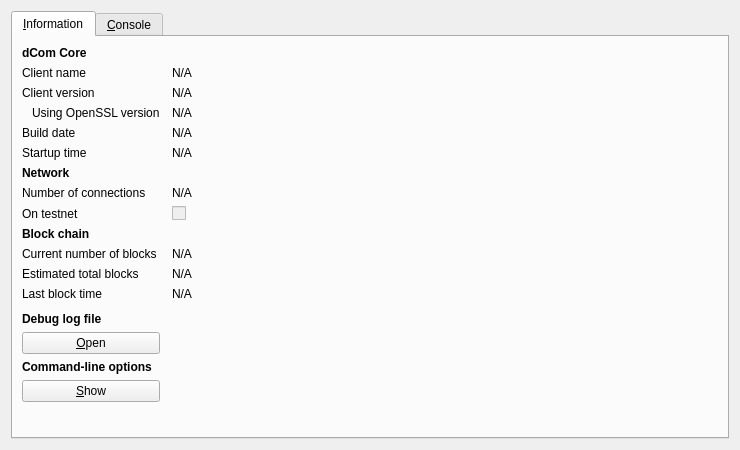
<?xml version="1.0" encoding="UTF-8"?>
<ui version="4.0">
 <class>RPCConsole</class>
 <widget class="QDialog" name="RPCConsole">
  <property name="geometry">
   <rect>
    <x>0</x>
    <y>0</y>
    <width>740</width>
    <height>450</height>
   </rect>
  </property>
  <property name="windowTitle">
   <string>dCom - Debug window</string>
  </property>
  <layout class="QVBoxLayout" name="verticalLayout_2">
   <item>
    <widget class="QTabWidget" name="tabWidget">
     <property name="currentIndex">
      <number>0</number>
     </property>
     <widget class="QWidget" name="tab_info">
      <attribute name="title">
       <string>&amp;Information</string>
      </attribute>
      <layout class="QGridLayout" name="gridLayout" columnstretch="0,1">
       <property name="horizontalSpacing">
        <number>12</number>
       </property>
       <item row="0" column="0">
        <widget class="QLabel" name="label_9">
         <property name="font">
          <font>
           <weight>75</weight>
           <bold>true</bold>
          </font>
         </property>
         <property name="text">
          <string>dCom Core</string>
         </property>
        </widget>
       </item>
       <item row="1" column="0">
        <widget class="QLabel" name="label_5">
         <property name="text">
          <string>Client name</string>
         </property>
        </widget>
       </item>
       <item row="1" column="1">
        <widget class="QLabel" name="clientName">
         <property name="cursor">
          <cursorShape>IBeamCursor</cursorShape>
         </property>
         <property name="text">
          <string>N/A</string>
         </property>
         <property name="textFormat">
          <enum>Qt::PlainText</enum>
         </property>
         <property name="textInteractionFlags">
          <set>Qt::LinksAccessibleByMouse|Qt::TextSelectableByKeyboard|Qt::TextSelectableByMouse</set>
         </property>
        </widget>
       </item>
       <item row="2" column="0">
        <widget class="QLabel" name="label_6">
         <property name="text">
          <string>Client version</string>
         </property>
        </widget>
       </item>
       <item row="2" column="1">
        <widget class="QLabel" name="clientVersion">
         <property name="cursor">
          <cursorShape>IBeamCursor</cursorShape>
         </property>
         <property name="text">
          <string>N/A</string>
         </property>
         <property name="textFormat">
          <enum>Qt::PlainText</enum>
         </property>
         <property name="textInteractionFlags">
          <set>Qt::LinksAccessibleByMouse|Qt::TextSelectableByKeyboard|Qt::TextSelectableByMouse</set>
         </property>
        </widget>
       </item>
       <item row="3" column="0">
        <widget class="QLabel" name="label_14">
         <property name="text">
          <string>Using OpenSSL version</string>
         </property>
         <property name="indent">
          <number>10</number>
         </property>
        </widget>
       </item>
       <item row="3" column="1">
        <widget class="QLabel" name="openSSLVersion">
         <property name="cursor">
          <cursorShape>IBeamCursor</cursorShape>
         </property>
         <property name="text">
          <string>N/A</string>
         </property>
         <property name="textFormat">
          <enum>Qt::PlainText</enum>
         </property>
         <property name="textInteractionFlags">
          <set>Qt::LinksAccessibleByMouse|Qt::TextSelectableByKeyboard|Qt::TextSelectableByMouse</set>
         </property>
        </widget>
       </item>
       <item row="4" column="0">
        <widget class="QLabel" name="label_12">
         <property name="text">
          <string>Build date</string>
         </property>
        </widget>
       </item>
       <item row="4" column="1">
        <widget class="QLabel" name="buildDate">
         <property name="cursor">
          <cursorShape>IBeamCursor</cursorShape>
         </property>
         <property name="text">
          <string>N/A</string>
         </property>
         <property name="textFormat">
          <enum>Qt::PlainText</enum>
         </property>
         <property name="textInteractionFlags">
          <set>Qt::LinksAccessibleByMouse|Qt::TextSelectableByKeyboard|Qt::TextSelectableByMouse</set>
         </property>
        </widget>
       </item>
       <item row="5" column="0">
        <widget class="QLabel" name="label_13">
         <property name="text">
          <string>Startup time</string>
         </property>
        </widget>
       </item>
       <item row="5" column="1">
        <widget class="QLabel" name="startupTime">
         <property name="cursor">
          <cursorShape>IBeamCursor</cursorShape>
         </property>
         <property name="text">
          <string>N/A</string>
         </property>
         <property name="textFormat">
          <enum>Qt::PlainText</enum>
         </property>
         <property name="textInteractionFlags">
          <set>Qt::LinksAccessibleByMouse|Qt::TextSelectableByKeyboard|Qt::TextSelectableByMouse</set>
         </property>
        </widget>
       </item>
       <item row="6" column="0">
        <widget class="QLabel" name="label_11">
         <property name="font">
          <font>
           <weight>75</weight>
           <bold>true</bold>
          </font>
         </property>
         <property name="text">
          <string>Network</string>
         </property>
        </widget>
       </item>
       <item row="7" column="0">
        <widget class="QLabel" name="label_7">
         <property name="text">
          <string>Number of connections</string>
         </property>
        </widget>
       </item>
       <item row="7" column="1">
        <widget class="QLabel" name="numberOfConnections">
         <property name="cursor">
          <cursorShape>IBeamCursor</cursorShape>
         </property>
         <property name="text">
          <string>N/A</string>
         </property>
         <property name="textFormat">
          <enum>Qt::PlainText</enum>
         </property>
         <property name="textInteractionFlags">
          <set>Qt::LinksAccessibleByMouse|Qt::TextSelectableByKeyboard|Qt::TextSelectableByMouse</set>
         </property>
        </widget>
       </item>
       <item row="8" column="0">
        <widget class="QLabel" name="label_8">
         <property name="text">
          <string>On testnet</string>
         </property>
        </widget>
       </item>
       <item row="8" column="1">
        <widget class="QCheckBox" name="isTestNet">
         <property name="enabled">
          <bool>false</bool>
         </property>
         <property name="text">
          <string/>
         </property>
        </widget>
       </item>
       <item row="9" column="0">
        <widget class="QLabel" name="label_10">
         <property name="font">
          <font>
           <weight>75</weight>
           <bold>true</bold>
          </font>
         </property>
         <property name="text">
          <string>Block chain</string>
         </property>
        </widget>
       </item>
       <item row="10" column="0">
        <widget class="QLabel" name="label_3">
         <property name="text">
          <string>Current number of blocks</string>
         </property>
        </widget>
       </item>
       <item row="10" column="1">
        <widget class="QLabel" name="numberOfBlocks">
         <property name="cursor">
          <cursorShape>IBeamCursor</cursorShape>
         </property>
         <property name="text">
          <string>N/A</string>
         </property>
         <property name="textFormat">
          <enum>Qt::PlainText</enum>
         </property>
         <property name="textInteractionFlags">
          <set>Qt::LinksAccessibleByMouse|Qt::TextSelectableByKeyboard|Qt::TextSelectableByMouse</set>
         </property>
        </widget>
       </item>
       <item row="11" column="0">
        <widget class="QLabel" name="label_4">
         <property name="text">
          <string>Estimated total blocks</string>
         </property>
        </widget>
       </item>
       <item row="11" column="1">
        <widget class="QLabel" name="totalBlocks">
         <property name="cursor">
          <cursorShape>IBeamCursor</cursorShape>
         </property>
         <property name="text">
          <string>N/A</string>
         </property>
         <property name="textFormat">
          <enum>Qt::PlainText</enum>
         </property>
         <property name="textInteractionFlags">
          <set>Qt::LinksAccessibleByMouse|Qt::TextSelectableByKeyboard|Qt::TextSelectableByMouse</set>
         </property>
        </widget>
       </item>
       <item row="12" column="0">
        <widget class="QLabel" name="label_2">
         <property name="text">
          <string>Last block time</string>
         </property>
        </widget>
       </item>
       <item row="12" column="1">
        <widget class="QLabel" name="lastBlockTime">
         <property name="cursor">
          <cursorShape>IBeamCursor</cursorShape>
         </property>
         <property name="text">
          <string>N/A</string>
         </property>
         <property name="textFormat">
          <enum>Qt::PlainText</enum>
         </property>
         <property name="textInteractionFlags">
          <set>Qt::LinksAccessibleByMouse|Qt::TextSelectableByKeyboard|Qt::TextSelectableByMouse</set>
         </property>
        </widget>
       </item>
       <item row="13" column="0">
        <spacer name="verticalSpacer_2">
         <property name="orientation">
          <enum>Qt::Vertical</enum>
         </property>
         <property name="sizeHint" stdset="0">
          <size>
           <width>20</width>
           <height>20</height>
          </size>
         </property>
        </spacer>
       </item>
       <item row="14" column="0">
        <widget class="QLabel" name="labelDebugLogfile">
         <property name="font">
          <font>
           <weight>75</weight>
           <bold>true</bold>
          </font>
         </property>
         <property name="text">
          <string>Debug log file</string>
         </property>
        </widget>
       </item>
       <item row="15" column="0">
        <widget class="QPushButton" name="openDebugLogfileButton">
         <property name="toolTip">
          <string>Open the dCom debug log file from the current data directory. This can take a few seconds for large log files.</string>
         </property>
         <property name="text">
          <string>&amp;Open</string>
         </property>
         <property name="autoDefault">
          <bool>false</bool>
         </property>
        </widget>
       </item>
       <item row="16" column="0">
        <widget class="QLabel" name="labelCLOptions">
         <property name="font">
          <font>
           <weight>75</weight>
           <bold>true</bold>
          </font>
         </property>
         <property name="text">
          <string>Command-line options</string>
         </property>
        </widget>
       </item>
       <item row="17" column="0">
        <widget class="QPushButton" name="showCLOptionsButton">
         <property name="toolTip">
          <string>Show the dCom-Qt help message to get a list with possible dCom command-line options.</string>
         </property>
         <property name="text">
          <string>&amp;Show</string>
         </property>
         <property name="autoDefault">
          <bool>false</bool>
         </property>
        </widget>
       </item>
       <item row="18" column="0">
        <spacer name="verticalSpacer">
         <property name="orientation">
          <enum>Qt::Vertical</enum>
         </property>
         <property name="sizeHint" stdset="0">
          <size>
           <width>20</width>
           <height>40</height>
          </size>
         </property>
        </spacer>
       </item>
      </layout>
     </widget>
     <widget class="QWidget" name="tab_console">
      <attribute name="title">
       <string>&amp;Console</string>
      </attribute>
      <layout class="QVBoxLayout" name="verticalLayout_3">
       <property name="spacing">
        <number>3</number>
       </property>
       <item>
        <widget class="QTextEdit" name="messagesWidget">
         <property name="minimumSize">
          <size>
           <width>0</width>
           <height>100</height>
          </size>
         </property>
         <property name="readOnly">
          <bool>true</bool>
         </property>
         <property name="tabKeyNavigation" stdset="0">
          <bool>false</bool>
         </property>
         <property name="columnCount" stdset="0">
          <number>2</number>
         </property>
        </widget>
       </item>
       <item>
        <layout class="QHBoxLayout" name="horizontalLayout">
         <property name="spacing">
          <number>3</number>
         </property>
         <item>
          <widget class="QLabel" name="label">
           <property name="text">
            <string notr="true">&gt;</string>
           </property>
          </widget>
         </item>
         <item>
          <widget class="QLineEdit" name="lineEdit"/>
         </item>
         <item>
          <widget class="QPushButton" name="clearButton">
           <property name="maximumSize">
            <size>
             <width>24</width>
             <height>24</height>
            </size>
           </property>
           <property name="toolTip">
            <string>Clear console</string>
           </property>
           <property name="text">
            <string/>
           </property>
           <property name="icon">
            <iconset resource="../bitcoin.qrc">
             <normaloff>:/icons/remove</normaloff>:/icons/remove</iconset>
           </property>
           <property name="shortcut">
            <string notr="true">Ctrl+L</string>
           </property>
           <property name="autoDefault">
            <bool>false</bool>
           </property>
          </widget>
         </item>
        </layout>
       </item>
      </layout>
     </widget>
    </widget>
   </item>
  </layout>
 </widget>
 <resources>
  <include location="../bitcoin.qrc"/>
 </resources>
 <connections/>
</ui>
